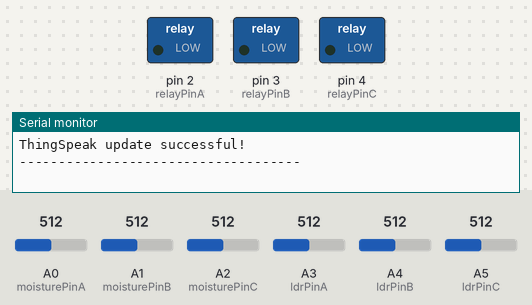
A sketch run on a simulated Arduino Uno, built with avr-gcc and run on an emulated ATmega328P. Shown: switched loads named in the sketch (green lamp = pin HIGH), the last lines printed to the serial monitor. The test bench sets the inputs (shaded band); at power-on: A0 (moisturePinA) = 512, A1 (moisturePinB) = 512, A2 (moisturePinC) = 512, A3 (ldrPinA) = 512, A4 (ldrPinB) = 512, A5 (ldrPinC) = 512. WiFi joins after 1.5 s; servers stay silent unless stated.

Above: at 2.7 s.
2.8 s: A0 (moisturePinA) set to 542
5.9 s: A0 (moisturePinA) set to 560
At 6.8 s:
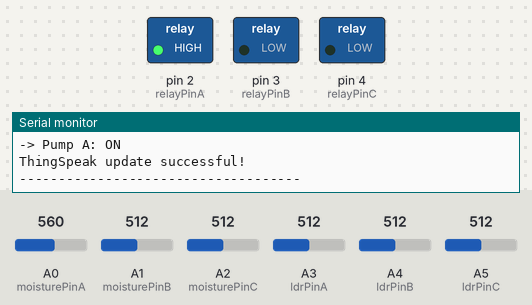
9.0 s: A1 (moisturePinB) set to 543
12.2 s: A1 (moisturePinB) set to 562
At 14.2 s:
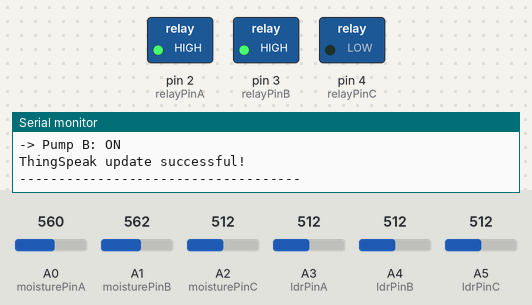
15.3 s: A2 (moisturePinC) set to 539
18.4 s: A2 (moisturePinC) set to 568
At 21.0 s:
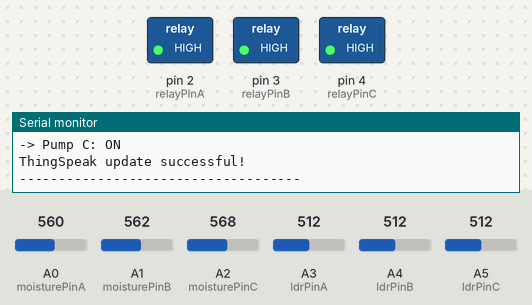
Timing chart, 0 to 22.5 s (numbered marks = the images above; inputs shaded):
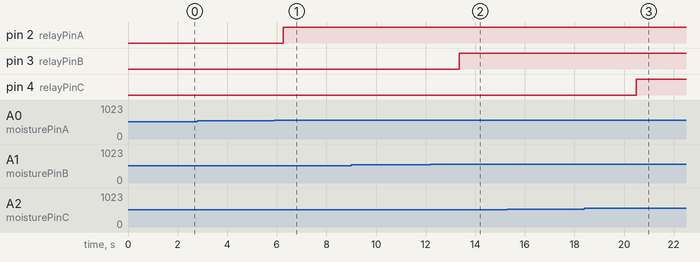

The sketch:

arduino_project_code.ino
```cpp
#include <Ethernet.h>
#include <ThingSpeak.h>

unsigned long channelID = 3409407;
const char* writeAPIKey = "UTRP8URMKVNBOGBN";
byte mac[] = { 0xDE, 0xAD, 0xBE, 0xEF, 0xFE, 0xED };
EthernetClient client;

const int moisturePinA = A0;
const int moisturePinB = A1;
const int moisturePinC = A2;

const int ldrPinA = A3;
const int ldrPinB = A4;
const int ldrPinC = A5;

const int relayPinA = 2;
const int relayPinB = 3;
const int relayPinC = 4;


const int dryThresholdA = 550;
const int dryThresholdB = 550;
const int dryThresholdC = 550;
const int minLightThreshold = 300;

void setup() {
  Serial.begin(9600);


  pinMode(relayPinA, OUTPUT);
  pinMode(relayPinB, OUTPUT);
  pinMode(relayPinC, OUTPUT);


  digitalWrite(relayPinA, LOW);
  digitalWrite(relayPinB, LOW);
  digitalWrite(relayPinC, LOW);

  Ethernet.begin(mac);
  ThingSpeak.begin(client);

  Serial.println("Multi-Zone Irrigation System Started!");
}

void loop() {

  int moistA = analogRead(moisturePinA);
  int moistB = analogRead(moisturePinB);
  int moistC = analogRead(moisturePinC);

  int lightA = analogRead(ldrPinA);
  int lightB = analogRead(ldrPinB);
  int lightC = analogRead(ldrPinC);


  Serial.print("Plant A - Moist: " + String(moistA) + " Light: " + String(lightA));
  Serial.print(" | Plant B - Moist: " + String(moistB) + " Light: " + String(lightB));
  Serial.println(" | Plant C - Moist: " + String(moistC) + " Light: " + String(lightC));

  int pumpA = 0, pumpB = 0, pumpC = 0;


  if (moistA > dryThresholdA && lightA > minLightThreshold) {
    digitalWrite(relayPinA, HIGH);
    pumpA = 1;
    Serial.println("-> Pump A: ON");
  } else {
    digitalWrite(relayPinA, LOW);
  }


  if (moistB > dryThresholdB && lightB > minLightThreshold) {
    digitalWrite(relayPinB, HIGH);
    pumpB = 1;
    Serial.println("-> Pump B: ON");
  } else {
    digitalWrite(relayPinB, LOW);
  }


  if (moistC > dryThresholdC && lightC > minLightThreshold) {
    digitalWrite(relayPinC, HIGH);
    pumpC = 1;
    Serial.println("-> Pump C: ON");
  } else {
    digitalWrite(relayPinC, LOW);
  }

  ThingSpeak.setField(1, moistA);
  ThingSpeak.setField(2, moistB);
  ThingSpeak.setField(3, moistC);
  ThingSpeak.setField(4, lightA);
  ThingSpeak.setField(5, pumpA);
  ThingSpeak.setField(6, pumpB);
  ThingSpeak.setField(7, pumpC);

  int result = ThingSpeak.writeFields(channelID, writeAPIKey);
  if (result == 200) {
    Serial.println("ThingSpeak update successful!");
  } else {
    Serial.println("ThingSpeak update failed. Error: " + String(result));
  }

  Serial.println("------------------------------------");
  delay(2000);
}
```

Measured:
- the behaviour switches between 550 and 551 on A0 (moisturePinA) (found by bisection; images 0 and 1)
- the behaviour switches between 550 and 551 on A1 (moisturePinB) (found by bisection; images 1 and 2)
- the behaviour switches between 550 and 551 on A2 (moisturePinC) (found by bisection; images 2 and 3)
- after the input at 5.9 s, pin 2 (relayPinA): LOW → HIGH after 0.36 s
- after the input at 12.2 s, pin 3 (relayPinB): LOW → HIGH after 1.2 s
- after the input at 18.4 s, pin 4 (relayPinC): LOW → HIGH after 2.1 s
